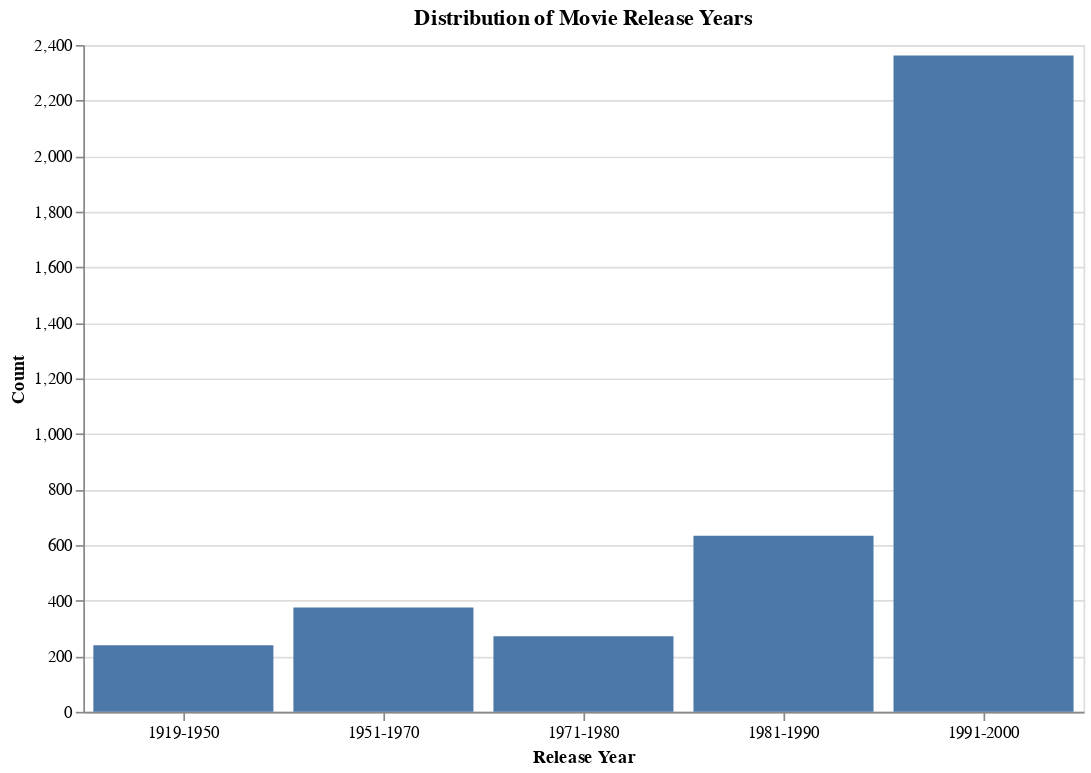

This figure's notebook cell:
### Code cell
chart_movie_year = alt.Chart(ml_1M_genres).mark_bar().encode(
    x=alt.X('Release_Year:N', title='Release Year', axis=alt.Axis(labelAngle=-0)),
    y=alt.Y('count():Q', title='Count'),
    tooltip=[alt.Tooltip('count()', title='Count')]
).properties(
    width=600,
    height=400,
    title='Distribution of Movie Release Years'
)

chart_movie_year

### Figure 1 — Vega specification as saved in the notebook (floating-point values rounded to 4 significant figures)
{"$schema": "https://vega.github.io/schema/vega/v5.json", "data": [{"name": "source_0", "values": [{"Release_Year": "1991-2000", "__count": 2362}, {"Release_Year": "1971-1980", "__count": 272}, {"Release_Year": "1981-1990", "__count": 634}, {"Release_Year": "1951-1970", "__count": 375}, {"Release_Year": "1919-1950", "__count": 240}]}, {"name": "source_0_x_domain_Release_Year", "values": [{"Release_Year": "1991-2000"}, {"Release_Year": "1971-1980"}, {"Release_Year": "1981-1990"}, {"Release_Year": "1951-1970"}, {"Release_Year": "1919-1950"}]}, {"name": "source_0_y_domain___count", "values": [{"min": 240, "max": 2362}]}], "marks": [{"type": "rect", "name": "marks", "from": {"data": "source_0"}, "encode": {"update": {"tooltip": {"signal": "{\"Count\": format(datum[\"__count\"], \"\")}"}, "description": {"signal": "\"Release Year: \" + (isValid(datum[\"Release_Year\"]) ? datum[\"Release_Year\"] : \"\"+datum[\"Release_Year\"]) + \"; Count: \" + (format(datum[\"__count\"], \"\"))"}, "width": {"signal": "max(0.25, bandwidth('x'))"}, "ariaRoleDescription": {"value": "bar"}, "y": {"field": "__count", "scale": "y"}, "y2": {"value": 0, "scale": "y"}, "x": {"field": "Release_Year", "scale": "x"}, "fill": {"value": "#4c78a8"}}}, "style": ["bar"]}], "scales": [{"name": "x", "type": "band", "domain": {"data": "source_0_x_domain_Release_Year", "field": "Release_Year", "sort": true}, "range": [0, {"signal": "width"}], "paddingInner": 0.1, "paddingOuter": 0.05}, {"name": "y", "type": "linear", "domain": [{"signal": "(data(\"source_0_y_domain___count\")[0] || {}).min"}, {"signal": "(data(\"source_0_y_domain___count\")[0] || {}).max"}], "range": [{"signal": "height"}, 0], "zero": true, "nice": true}], "axes": [{"scale": "y", "ticks": false, "domain": false, "zindex": 0, "tickCount": {"signal": "ceil(height/40)"}, "grid": true, "aria": false, "gridScale": "x", "orient": "left", "labels": false, "maxExtent": 0, "minExtent": 0}, {"scale": "x", "orient": "bottom", "labelAngle": 0, "zindex": 0, "labelBaseline": "top", "grid": false, "title": "Release Year"}, {"scale": "y", "orient": "left", "title": "Count", "tickCount": {"signal": "ceil(height/40)"}, "zindex": 0, "grid": false, "labelOverlap": true}], "title": {"text": "Distribution of Movie Release Years", "frame": "group"}, "height": 400, "style": "cell", "width": 600, "padding": 5, "background": "white"}
